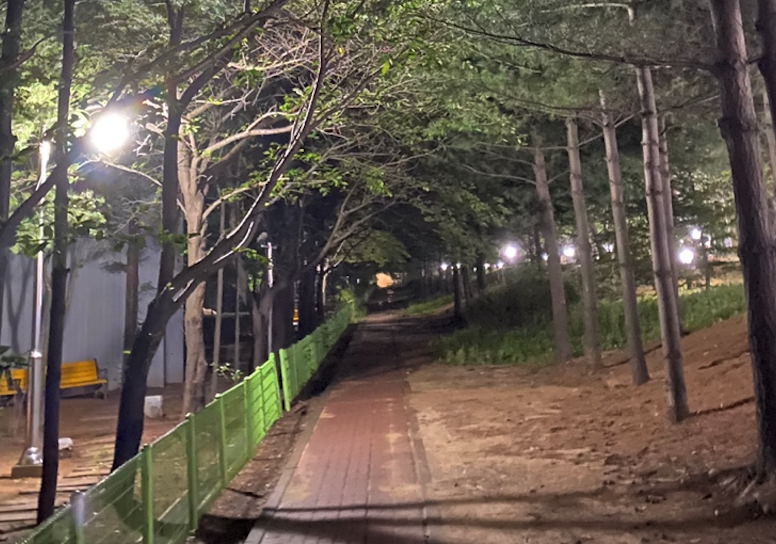
#> input picture resource/dang.png, 776 x 544 px, found by its file name
$ python test2.py
#> lines starting #> are read from the running program, lines starting #| are printed output that depends on the picture
import cv2
import numpy as np
sample = cv2.imread('resource/dang.png') # relative path
#> sample is the input picture: shape (544, 776, 3); mean B, G, R 78.9, 89.8, 100.6

def region_of_interest(image):
    mask = np.zeros(image.shape, dtype=np.uint8)
    roi_corners = np.array([[(195,686),(1131,663),(639,360)]])
    cv2.fillPoly(mask, roi_corners, 255)
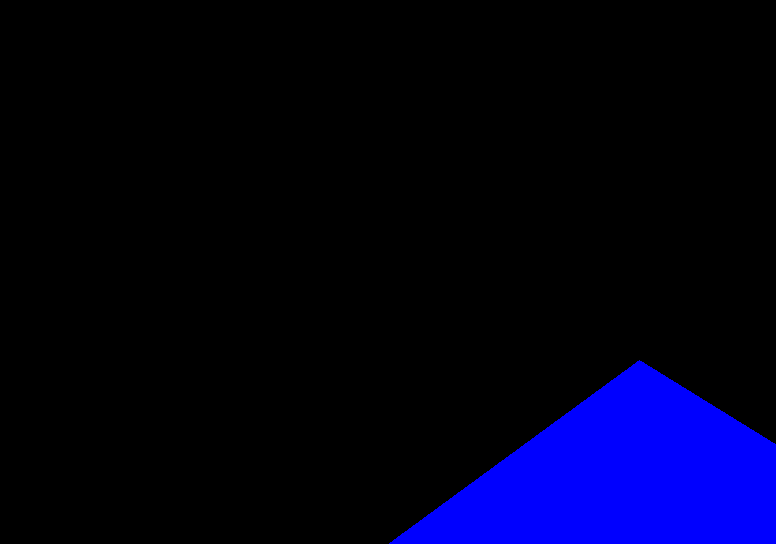
#> mask: shape (544, 776, 3); mean of channels 0, 1, 2 25.7, 0, 0; drawn as B, G, R
    masked_image = cv2.bitwise_and(image, mask)
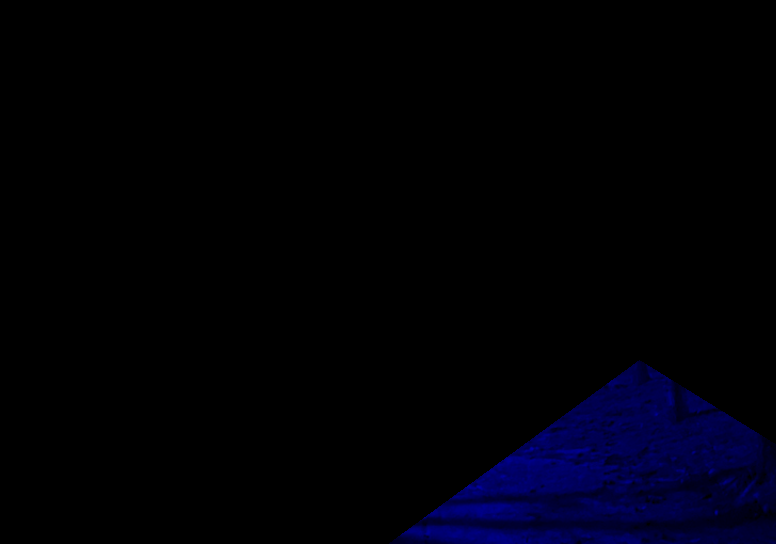
#> masked_image: shape (544, 776, 3); mean B, G, R 7, 0, 0
    return masked_image


show = region_of_interest(sample)

cv2.imshow('name', show)
cv2.waitKey(0)

$ run again, with resource/sample.png copied over resource/dang.png
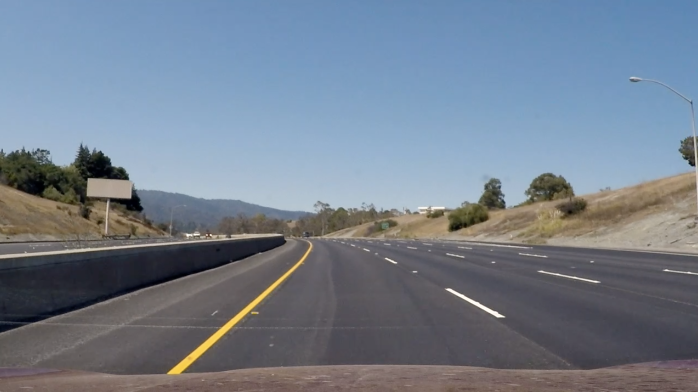
#> input picture resource/sample.png, 1396 x 784 px, found by its file name (shown at 1/2 size)
#> sample is the input picture: shape (784, 1396, 3); mean B, G, R 141.4, 127.2, 116
#> in region_of_interest, `cv2.fillPoly(mask, roi_corners, 255)`:
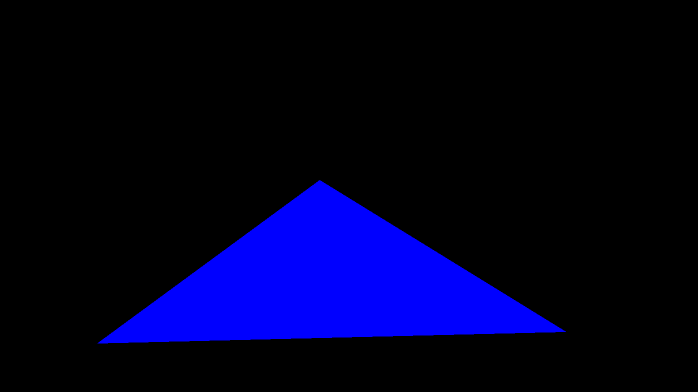
#> mask: shape (784, 1396, 3) (shown at 1/2 size); mean of channels 0, 1, 2 34.6, 0, 0; drawn as B, G, R
#> in region_of_interest, `masked_image = cv2.bitwise_and(image, mask)`:
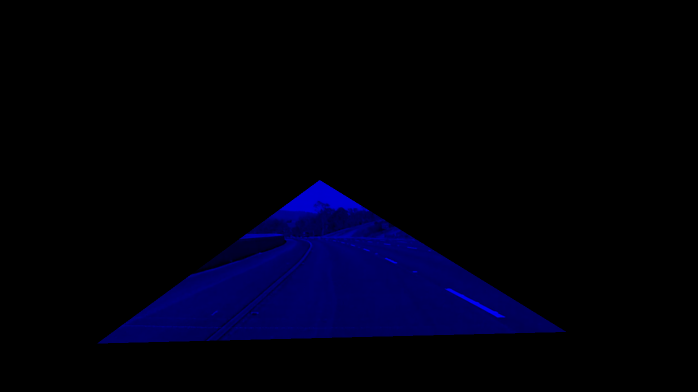
#> masked_image: shape (784, 1396, 3) (shown at 1/2 size); mean B, G, R 13.4, 0, 0
